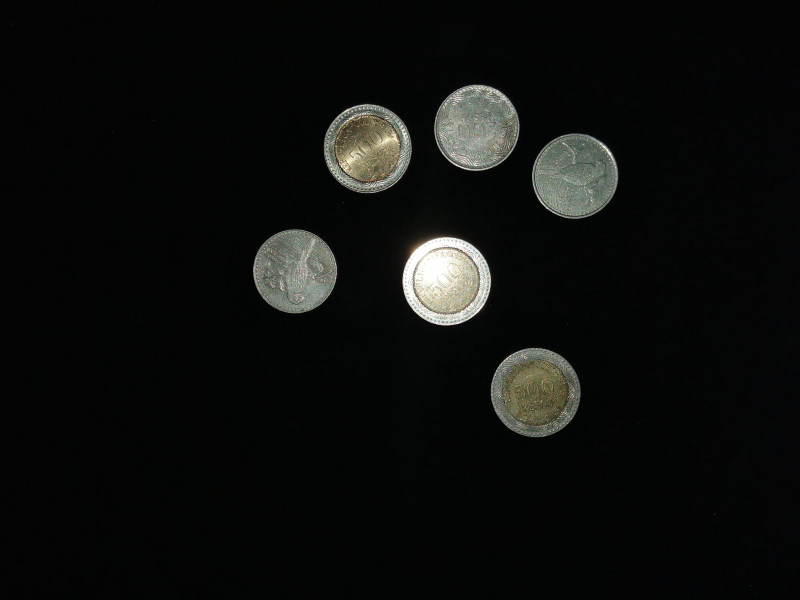
#> input picture images/c1.jpeg, 1600 x 1200 px, found by its file name (shown at 1/2 size)
$ python coin_detection.py
#> lines starting #> are read from the running program, lines starting #| are printed output that depends on the picture; after the words box and inside, x2 and y2 are one past the last pixel; in counts of white or black regions, pixels touching at a corner belong together
#> further down, image is the input picture: shape (1200, 1600, 3); mean B, G, R 13.4, 15, 13.8
import cv2
import numpy as np
import math

def scale_change(frame, scale = 0.4):
#> called with scale = 0.4
	width = int(frame.shape[1] * scale)
#> width = 640
	height = int(frame.shape[0] * scale)
#> height = 480
	dimensiones = (width, height)
#> dimensiones = (640, 480)
	return cv2.resize(frame, dimensiones, interpolation=cv2.INTER_AREA)
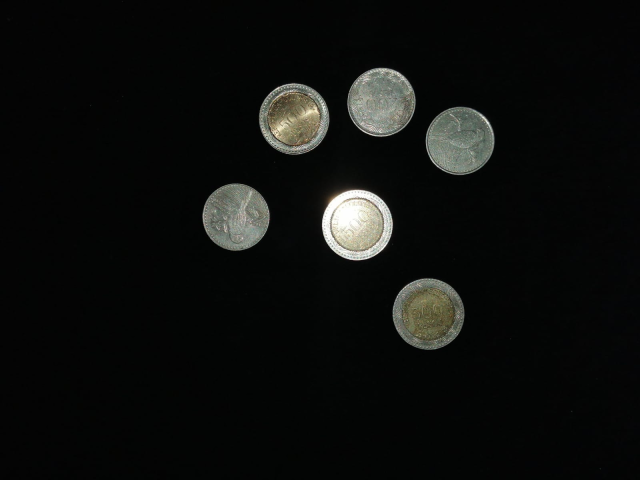
#> returned value: shape (480, 640, 3); mean of channels 0, 1, 2 13.4, 15, 13.8; drawn as B, G, R

cantidad_objetos = 0
i = 0
moneda_50 = 0
moneda_100 = 0
moneda_200 = 0
moneda_500 = 0
moneda_1000 = 0

#Lee imagen a trabajar
image = cv2.imread('c1.jpeg')

#Ajustar tamaño
img = scale_change(image)
image_copy = img.copy()

#Cambiar a escala de grises
gray = cv2.cvtColor(img, cv2.COLOR_BGR2GRAY)

#Ajustar difuminado
blur = cv2.GaussianBlur(gray, (7,7), 0)
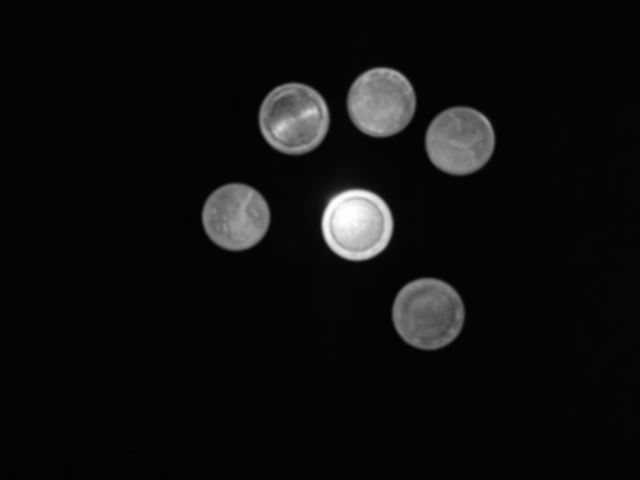
#> blur: shape (480, 640); min 3, max 254, mean 14.3

#Deteccion de bordes
canny = cv2.Canny(blur, 15, 100)
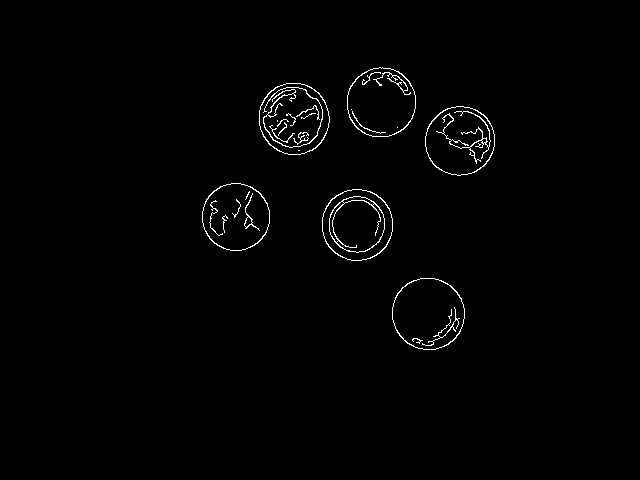
#> canny: shape (480, 640); 1.1% white in thin lines or dots, all inside (x1, y1, x2, y2) = (202, 67, 495, 350)

# Encontrar los contornos en la imagen
contours , _ = cv2.findContours(canny, cv2.RETR_EXTERNAL, cv2.CHAIN_APPROX_SIMPLE)
#> contours = 6 contours; box (x1, y1, x2, y2) and area: (392, 278, 465, 350) 4064, (322, 189, 393, 261) 3966, (259, 83, 330, 155) 3946, (425, 106, 495, 176) 3746, (347, 67, 416, 137) 3744, (202, 183, 270, 251) 3560
contour_image = img.copy()
contour_image = cv2.drawContours(contour_image,contours, -1, (0,255,0), 1)
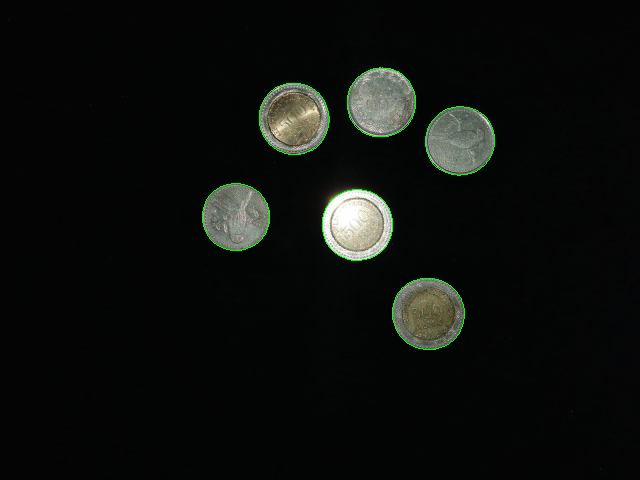
#> contour_image: shape (480, 640, 3); 0.39% of pixels changed, all inside (x1, y1, x2, y2) = (202, 67, 495, 350)

x_centro = [None] * len(contours)
#> x_centro = 6 items
y_centro = [None] * len(contours)
#> y_centro = 6 items
distancias = [None] * len(contours)
#> distancias = 6 items
proporciones = [None] * (len(contours) - 1)
#> proporciones = 5 items

# Iterar sobre los contornos encontrados
for contour in contours:
    # Calcular el centroide del contorno
    M = cv2.moments(contour)
    if M["m00"] != 0:
        centroid_x = int(M["m10"] / M["m00"])
        centroid_y = int(M["m01"] / M["m00"])
        # Dibujar un círculo en el centroide del objeto
        cv2.circle(contour_image, (centroid_x, centroid_y), 5, (0, 0, 255), -1)
        x_centro[cantidad_objetos] = centroid_x
        y_centro[cantidad_objetos] = centroid_y
        distancias[cantidad_objetos] = np.sqrt( (contours[cantidad_objetos][0][0][i] - x_centro[cantidad_objetos])**2 + (contours[cantidad_objetos][0][0][i+1] - y_centro[cantidad_objetos])**2 )
        cantidad_objetos += 1
#> this loop made 6 passes
#> (centroid_x, centroid_y) on passes 1 to 6: (427, 313), (356, 224), (235, 216), (459, 140), (293, 118), (380, 102)
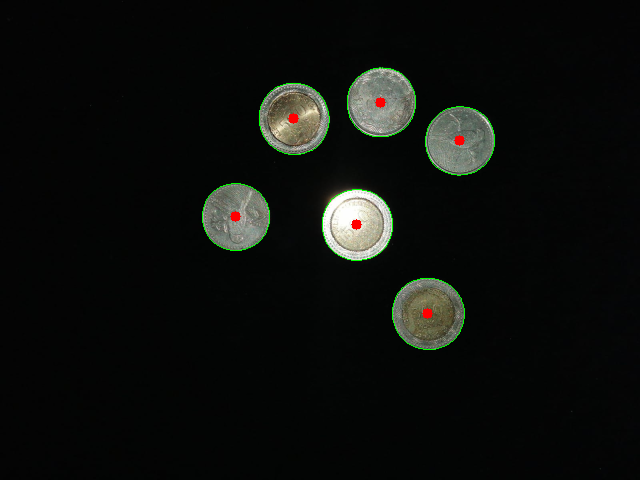
#> contour_image: shape (480, 640, 3); 0.16% of pixels changed, all inside (x1, y1, x2, y2) = (230, 97, 465, 319)
#> after the loop, cantidad_objetos = 6; distancias = [35.69, 35.23, 33.24, 34.13, 35.69, 35.01]; x_centro = [427, 356, 235, 459, 293, 380]; y_centro = [313, 224, 216, 140, 118, 102]

while i < len(contours):
	if distancias[i] > 25 and distancias[i] < 30:
		moneda_50 += 1
	elif distancias[i] > 30 and distancias[i] < 33.2:
		moneda_100 += 1
	elif distancias[i] > 33.2 and distancias[i] < 35.5:
		moneda_200 += 1
	elif distancias[i] > 35.5 and distancias[i] < 39:
		moneda_500 += 1
	elif distancias[i] > 39:
		moneda_1000 += 1
	i += 1
#> this loop made 6 passes
#> moneda_500 on passes 1, 5: 1, 2
#> after the loop, i = 6; moneda_100 = 0; moneda_1000 = 0; moneda_200 = 4; moneda_50 = 0; moneda_500 = 2

#print(sorted(distancias))
print('Hay ', (50*moneda_50) + (100*moneda_100) + (200*moneda_200) + (500*moneda_500) + (1000*moneda_1000), ' pesos en la imagen.')
#| Hay  1800  pesos en la imagen.
print('Monedas de 50: ', moneda_50, '\nMonedas de 100: ', moneda_100, '\nMonedas de 200: ', moneda_200, '\nMonedas de 500: ', moneda_500, '\nMonedas de 1000: ', moneda_1000 )
#| Monedas de 50:  0
#| Monedas de 100:  0
#| Monedas de 200:  4
#| Monedas de 500:  2
#| Monedas de 1000:  0
# Mostrar la imagen con los contornos y los centroides
cv2.imshow('Contornos', contour_image)
cv2.waitKey(0)
cv2.destroyAllWindows()

$ run again, with images/c10.jpeg copied over images/c1.jpeg
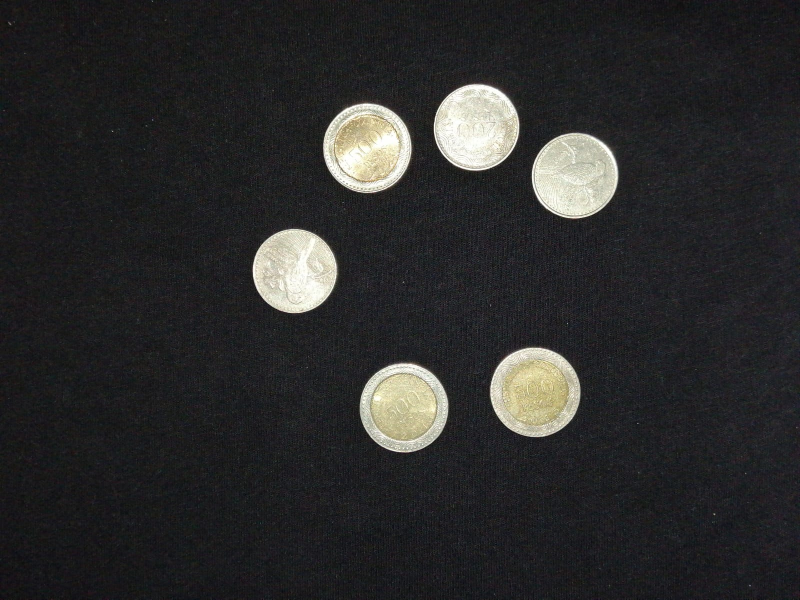
#> input picture images/c10.jpeg, 1600 x 1200 px, found by its file name (shown at 1/2 size)
#> image is the input picture: shape (1200, 1600, 3); mean B, G, R 43.6, 43.5, 43.6
#> `canny = cv2.Canny(blur, 15, 100)`:
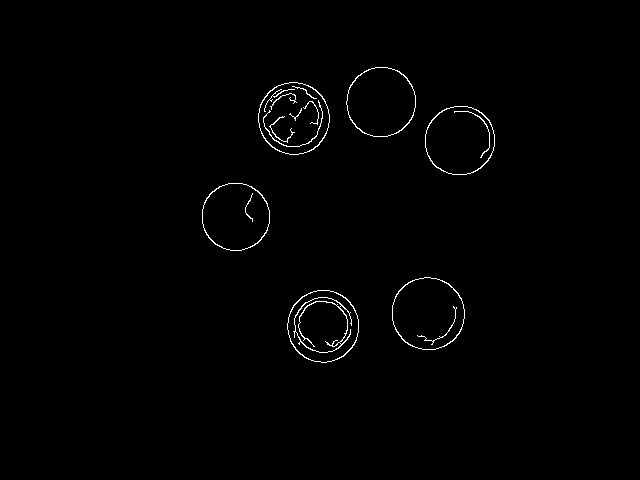
#> canny: shape (480, 640); 0.84% white in thin lines or dots, all inside (x1, y1, x2, y2) = (202, 67, 495, 363)
#> contours = 6 contours; box (x1, y1, x2, y2) and area: (392, 277, 465, 350) 4113, (287, 290, 359, 363) 4022, (258, 82, 330, 155) 4017, (346, 67, 416, 137) 3778, (425, 106, 495, 175) 3770, (202, 183, 270, 251) 3596
#> `x_centro = [None] * len(contours)`: x_centro = 6 items
#> proporciones = 5 items
#> the loop `for contour in contours:` made 6 passes
#> (centroid_x, centroid_y) on passes 1 to 6: (322, 325), (427, 313), (235, 216), (459, 140), (293, 117), (380, 101)
#> after the loop `for contour in contours:`:
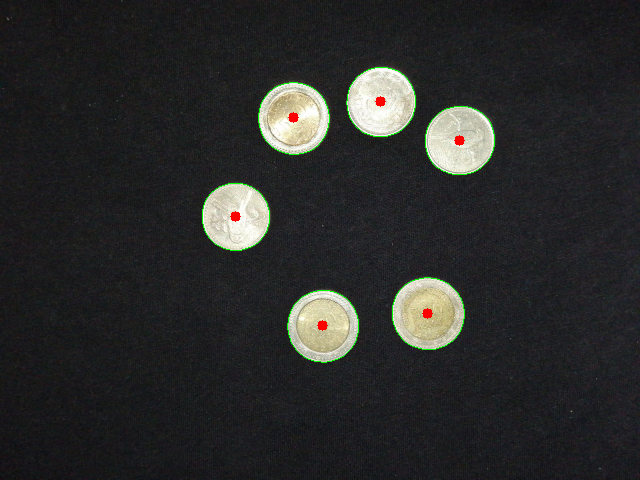
#> contour_image: shape (480, 640, 3); mean B, G, R 42.9, 43.8, 43.2
#> after the loop `for contour in contours:`: cantidad_objetos = 6; distancias = [35.36, 36.12, 33.73, 34.37, 35.23, 34.37]; x_centro = [322, 427, 235, 459, 293, 380]; y_centro = [325, 313, 216, 140, 117, 101]
#> the loop `while i < len(contours):` made 6 passes
#> moneda_500 on pass 2: 1
#> after the loop `while i < len(contours):`: i = 6; moneda_100 = 0; moneda_200 = 5; moneda_50 = 0; moneda_500 = 1
#| Hay  1500  pesos en la imagen.
#| Monedas de 50:  0
#| Monedas de 100:  0
#| Monedas de 200:  5
#| Monedas de 500:  1
#| Monedas de 1000:  0

$ run again, with images/c11.jpeg copied over images/c1.jpeg
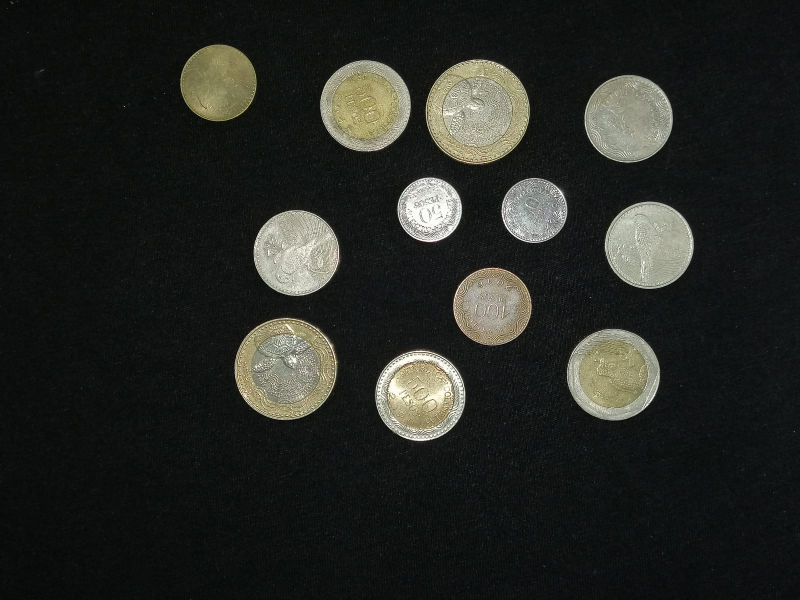
#> input picture images/c11.jpeg, 1600 x 1200 px, found by its file name (shown at 1/2 size)
#> image is the input picture: shape (1200, 1600, 3); mean B, G, R 35.5, 39.6, 37.9
#> `canny = cv2.Canny(blur, 15, 100)`:
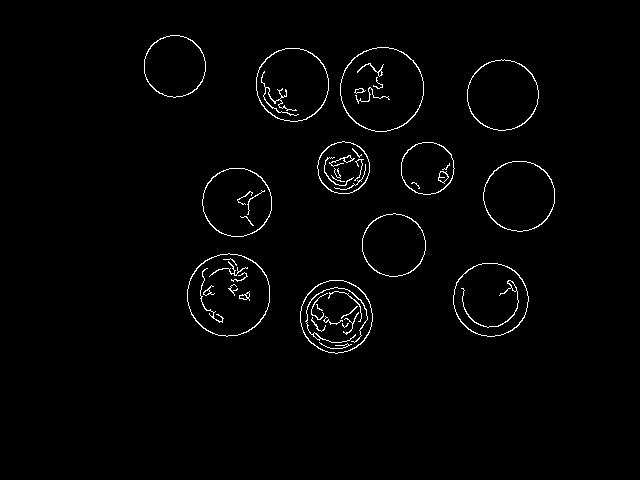
#> canny: shape (480, 640); 1.6% white in thin lines or dots, all inside (x1, y1, x2, y2) = (144, 35, 555, 354)
#> contours = 12 contours; largest, box (x1, y1, x2, y2) and area: (340, 47, 424, 132) 5499, (187, 253, 270, 337) 5354, (453, 263, 529, 337) 4320, (256, 48, 329, 122) 4181, (300, 280, 373, 354) 4120
#> `x_centro = [None] * len(contours)`: x_centro = 12 items
#> proporciones = 11 items
#> the loop `for contour in contours:` made 12 passes
#> (centroid_x, centroid_y) on passes 1 to 8: (335, 316), (490, 299), (228, 294), (393, 244), (236, 201), (518, 195), (427, 167), (343, 167)
#> after the loop `for contour in contours:`:
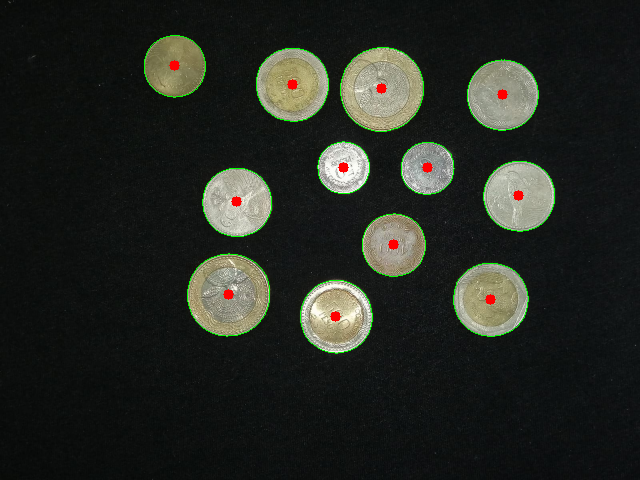
#> contour_image: shape (480, 640, 3); mean B, G, R 34.5, 40.4, 37.5
#> after the loop `for contour in contours:`: cantidad_objetos = 12; distancias = [36.5, 36.88, 41, 31, 33.73, 34.53, 25.5, 26.02, 35.01, 36.67, 41.19, 30.27]; x_centro = [335, 490, 228, 393, 236, 518, 427, 343, 502, 292, 381, 174]; y_centro = [316, 299, 294, 244, 201, 195, 167, 167, 94, 84, 88, 65]
#> the loop `while i < len(contours):` made 12 passes
#> moneda_1000 on passes 3, 11: 1, 2
#> after the loop `while i < len(contours):`: i = 12; moneda_100 = 2; moneda_200 = 3; moneda_50 = 2; moneda_500 = 3
#| Hay  4400  pesos en la imagen.
#| Monedas de 50:  2
#| Monedas de 100:  2
#| Monedas de 200:  3
#| Monedas de 500:  3
#| Monedas de 1000:  2
